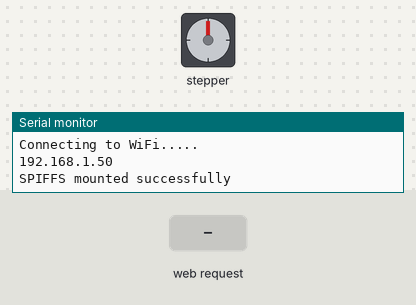
Simulated run of this sketch. Board: ESP32. On the bench: stepper motor, the last lines printed to the serial monitor. The test bench sets the inputs (shaded band). WiFi joins after 1.5 s; servers stay silent unless stated; storage starts empty; stepper angles assume 2000 steps per turn.

Above: at 3.2 s.
3.3 s: HTTP request GET /left received
At 4.9 s:
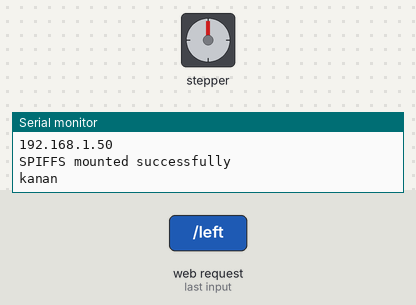
5.8 s: HTTP request GET /right received
At 8.0 s:
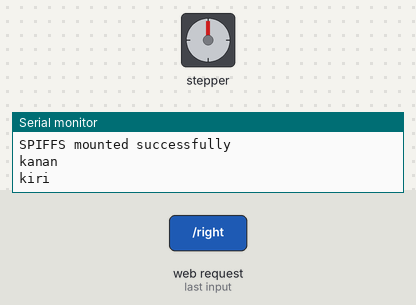
Timing chart, 0 to 9.5 s (numbered marks = the images above; inputs shaded):
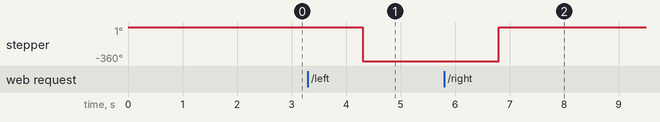

Measured:
- after the input at 3.3 s, stepper: turns 360° counter-clockwise, starting after 1.0 s
- after the input at 5.8 s, stepper: turns 360° clockwise, starting after 1.0 s

The sketch:

api.ino
```cpp
#include <Arduino_JSON.h>
#include "SPIFFS.h"
#include <WiFi.h>
#include <AsyncTCP.h>
#include <ESPAsyncWebServer.h>
#include <Stepper.h>

const char* ssid = "Ihub61";
const char* password = "Ihub2019";

const int stepsPerRevolution = 2000;

Stepper myStepper(stepsPerRevolution, 2,15);

// Create AsyncWebServer object on port 80
AsyncWebServer server(80);

// Create an Event Source on /events
AsyncEventSource events("/events");

// Json Variable to Hold Sensor Readings
JSONVar readings;

void initSPIFFS() {
  if (!SPIFFS.begin()) {
    Serial.println("An error has occurred while mounting SPIFFS");
  }
  Serial.println("SPIFFS mounted successfully");
}

void initWiFi() {
  WiFi.mode(WIFI_STA);
  WiFi.begin(ssid, password);
  Serial.println("");
  Serial.print("Connecting to WiFi...");
  while (WiFi.status() != WL_CONNECTED) {
    Serial.print(".");
    delay(1000);
  }
  Serial.println("");
  Serial.println(WiFi.localIP());
}

String getAccReadings() {

  float contoh = 90.00;
  readings["accX"] = String(contoh);
  readings["accY"] = String(contoh);
  readings["accZ"] = String(contoh);
  String accString = JSON.stringify (readings);
  return accString;
}


void setup() {
  // put your setup code here, to run once:
  Serial.begin(115200);
  initWiFi();
  initSPIFFS();
    myStepper.setSpeed(60);

    server.on("/", HTTP_GET, [](AsyncWebServerRequest *request){
    request->send(SPIFFS, "/index.html", "text/html");
  });

      server.on("/left", HTTP_GET, [](AsyncWebServerRequest *request){
    request->send(200, "text/plain", "OK");
    Serial.println("kanan");
    myStepper.step(-stepsPerRevolution);
  });

   server.on("/right", HTTP_GET, [](AsyncWebServerRequest *request){
    request->send(200, "text/plain", "OK");
    Serial.println("kiri");
    myStepper.step(stepsPerRevolution);
  });

  server.serveStatic("/", SPIFFS, "/");

    // Handle Web Server Events
  events.onConnect([](AsyncEventSourceClient *client){
    if(client->lastId()){
      Serial.printf("Client reconnected! Last message ID that it got is: %u\n", client->lastId());
    }
    // send event with message "hello!", id current millis
    // and set reconnect delay to 1 second
    client->send("hello!", NULL, millis(), 10000);
  });
  server.addHandler(&events);

  server.begin();

}

void loop() {
  // put your main code here, to run repeatedly:
//  events.send(getAccReadings().c_str(),"getAccReadings");
}
```
